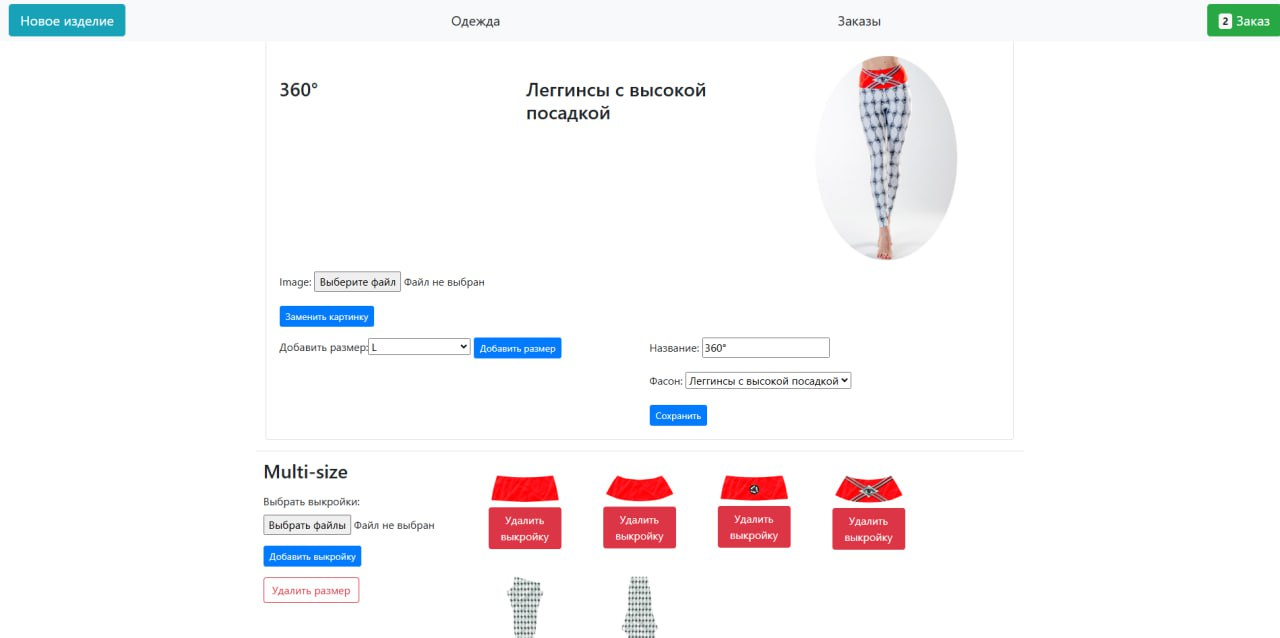
#> input picture assets/img/3.jpeg, 1280 x 638 px
$ python -i helpers.py   (imports and definitions only)   (older library calls are emulated)
#> lines starting #> are read from the running program, lines starting #| are printed output that depends on the picture; after the words box and inside, x2 and y2 are one past the last pixel; in counts of white or black regions, pixels touching at a corner belong together
from PIL import Image
Image.MAX_IMAGE_PIXELS = 1000000000
from PIL import ImageDraw, ImageFilter, ImageChops
from email.mime.multipart import MIMEMultipart
from email.mime.image import MIMEImage
from email.mime.text import MIMEText
from django.conf import settings
import PIL.ImageOps
import numpy as np
import datetime
import zipfile
import smtplib
import cv2
import re
import os


def TIFF2SVG(open_tiff_path, save_svg_path):
#> called with open_tiff_path = '../../assets/img/3.jpeg', save_svg_path = 'out.png'
    image = cv2.imread(open_tiff_path)
#> image is the input picture: shape (638, 1280, 3); mean B, G, R 247.1, 245.9, 247.8
    # Converting to binary & threshold
    img_gray = cv2.cvtColor(image, cv2.COLOR_BGR2GRAY)
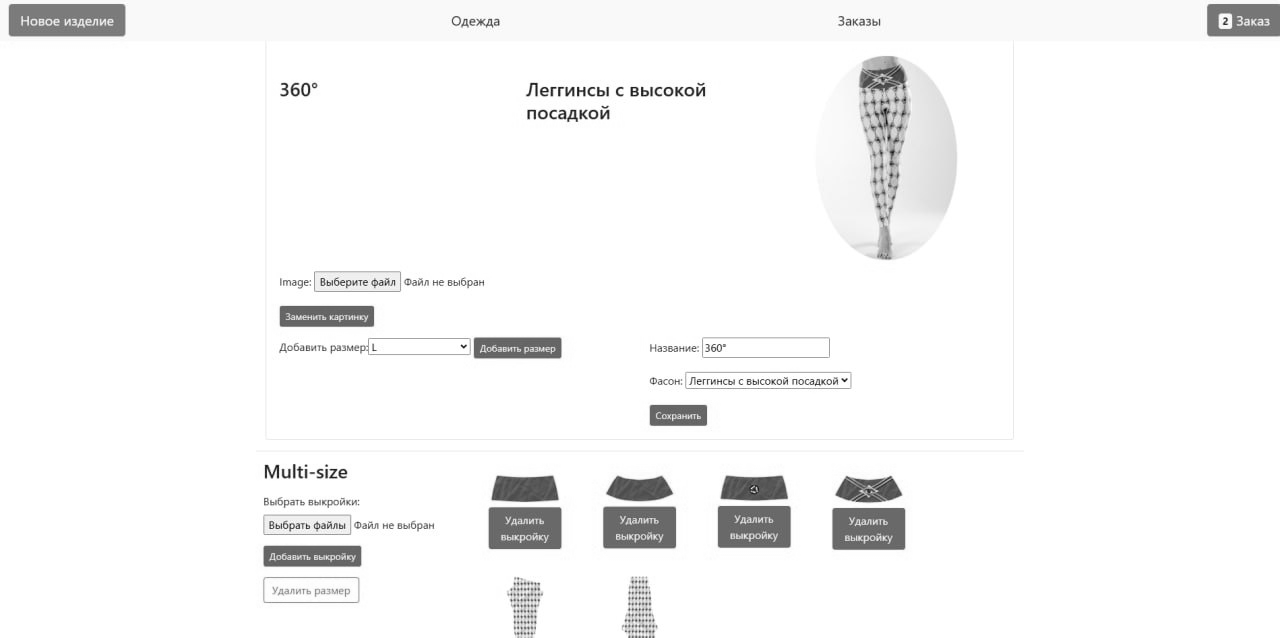
#> img_gray: shape (638, 1280); min 6, max 255, mean 246.6
    ret, im = cv2.threshold(img_gray, 254, 255, cv2.THRESH_BINARY_INV)
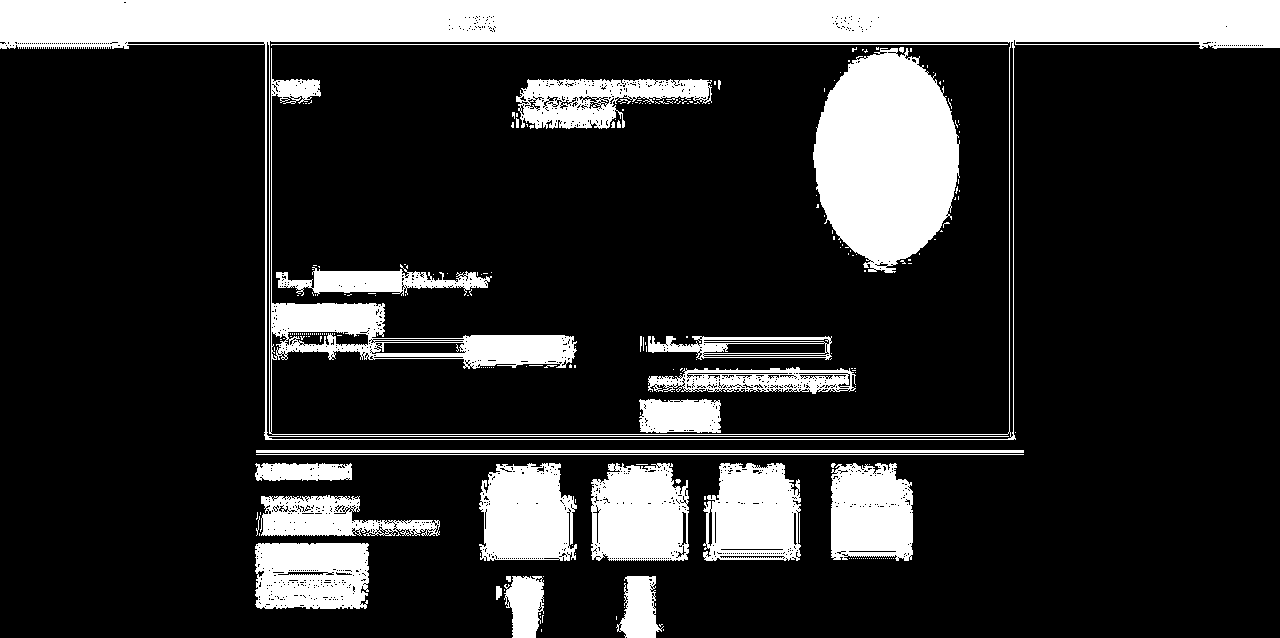
#> im: shape (638, 1280); 19.8% white; 241 white regions (210 under 20 px)
    # Now resizing image
    # scale_percent = 48  # percent of original size
    scale_percent = 100
    # Defining height and width through .shape + applying scale percent
    width = int(im.shape[1] * scale_percent / 100)
#> width = 1280
    height = int(im.shape[0] * scale_percent / 100)
#> height = 638
    dim = (width, height)
#> dim = (1280, 638)
    resized = cv2.resize(im, dim, interpolation=cv2.INTER_AREA)
    # Running .findContours, use the RETR_EXTERNAL flag
    contours, hierarchy = cv2.findContours(resized.copy(), cv2.RETR_EXTERNAL, cv2.CHAIN_APPROX_SIMPLE)
#> contours = 63 contours, 51 with area under 20; largest, box (x1, y1, x2, y2) and area: (0, 0, 1280, 440) 352291, (591, 463, 689, 561) 8281, (703, 463, 801, 561) 7904, (479, 463, 577, 561) 7744, (255, 543, 369, 609) 7037
    c = max(contours, key=cv2.contourArea) #max contour
#> c = contour of 273 points, box (x1, y1, x2, y2) (0, 0, 1280, 440), area 352291
    # Pulling out the first point of path
    first_point = list(c)[0]
#> first_point = [[0, 0]]
    # Writing svg content
    f = open(save_svg_path, 'w+')
    f.write('<svg width="'+str(width)+'" height="'+str(height)+'" viewBox="0 0 '+str(width)+' '+str(height)+'" xmlns="http://www.w3.org/2000/svg">')
    f.write('<path d="M')
    for i in range(len(c)):
        x, y = c[i][0]
        f.write(str(x)+' ' + str(y)+' ')
#> this loop made 273 passes
#> (x, y) on passes 1 to 3: (0, 0), (0, 41), (4, 41)
    for i in range(len(first_point)):
        x, y = c[i][0]
        f.write(str(x)+' ' + str(y)+' ')
#> this loop made 1 pass
    f.write('" stroke="black" fill="none" stroke-linejoin="round" />')
    f.write("</svg>")
    f.close()
    # Cleaning memory
    del image, im, resized, contours, dim, width, height, scale_percent, c, first_point


# [128 lines left out: functions TIFF2MASK, TIFF2BACKGROUND, GETMATIREALAMOUNT, SENDFILE, MAKEBACKGROUND, GETPOSITION and 1 more, not called in this run]

>>> result = TIFF2SVG('../../assets/img/3.jpeg', 'out.png')

$ run again, on assets/img/8.jpeg
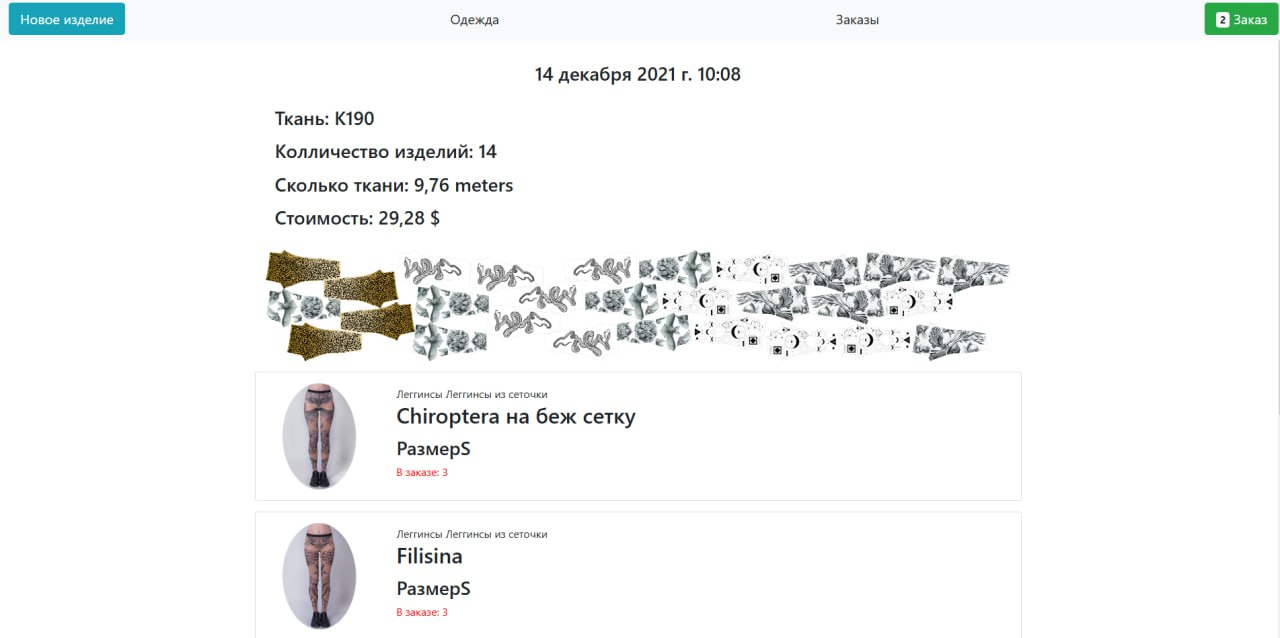
#> input picture assets/img/8.jpeg, 1280 x 638 px
#> in TIFF2SVG, image is the input picture: shape (638, 1280, 3); mean B, G, R 245.6, 246, 245.1
#> in TIFF2SVG, `ret, im = cv2.threshold(img_gray, 254, 255, cv2.THRESH_BINARY_INV)`:
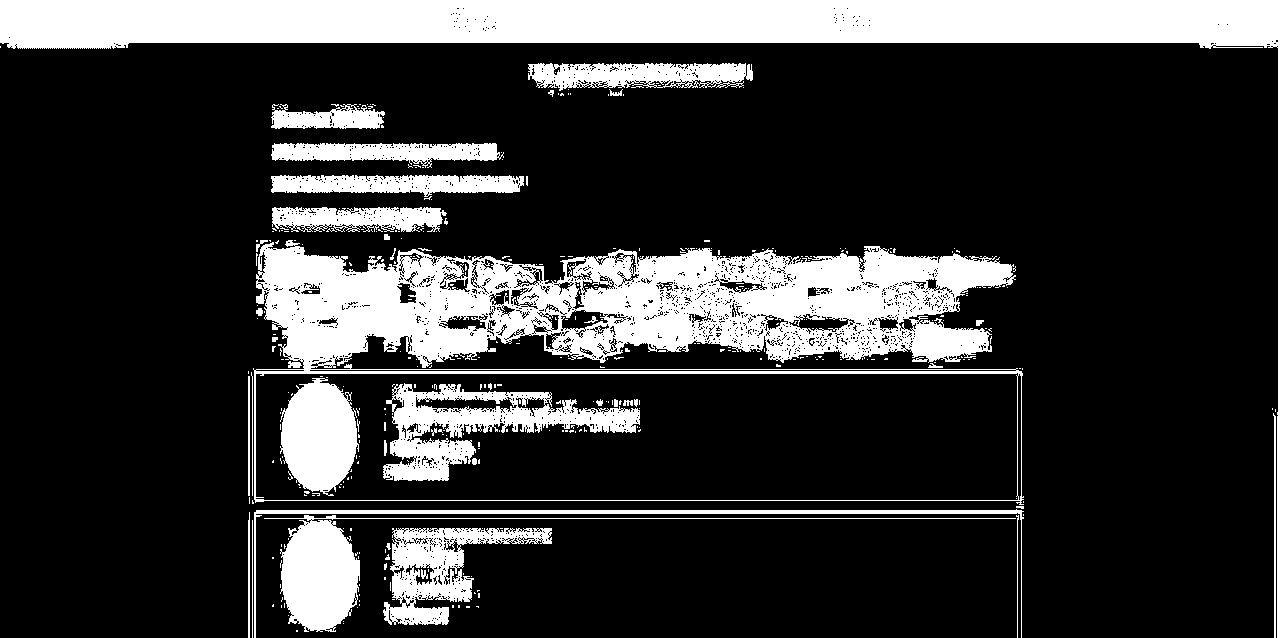
#> im: shape (638, 1280); 21.4% white; 380 white regions (340 under 20 px)
#> contours = 244 contours, 224 with area under 20; largest, box (x1, y1, x2, y2) and area: (253, 240, 1024, 505) 167206, (0, 0, 1280, 638) 55453, (383, 528, 552, 625) 7168, (264, 515, 1016, 632) 6806, (528, 63, 753, 91) 4600
#> c = contour of 2050 points, box (x1, y1, x2, y2) (253, 240, 1024, 505), area 167206
#> first_point = [[288, 240]]
#> the loop in TIFF2SVG, `for i in range(len(c)):` made 2050 passes
#> (x, y) on passes 1 to 3: (288, 240), (287, 241), (286, 241)
#> the loop in TIFF2SVG, `for i in range(len(first_point)):` made 1 pass
